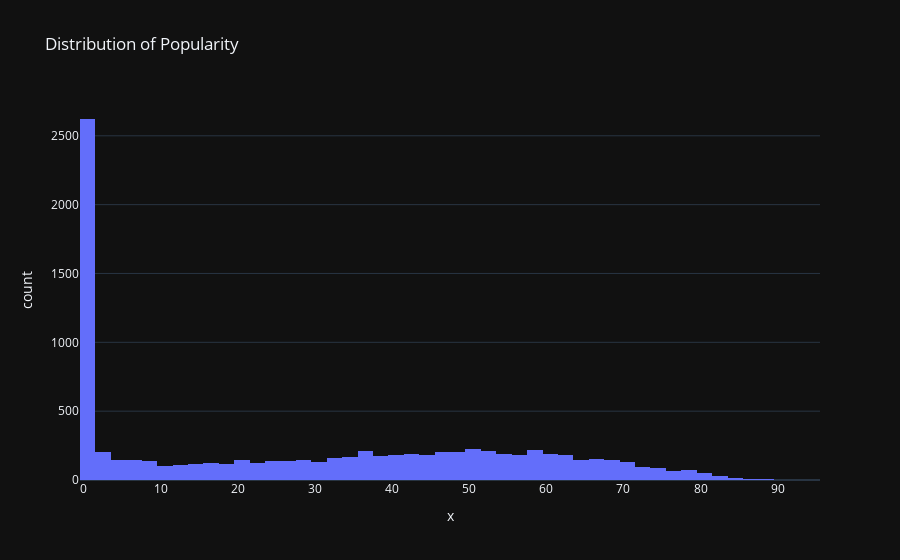

The cell this chart's notebook holds for it:
### Code cell
px.histogram(x=df['popularity'], title='Distribution of Popularity', labels={'popularity': 'Popularity'}, template='plotly_dark')

### Figure 1 — Plotly figure (JSON) as saved in the notebook; plotly's stock layout.template omitted (floating-point values rounded to 4 significant figures; data arrays with more than 128 entries replaced by an {"elided": "..."} marker saying what was removed)
{"data": [{"bingroup": "x", "hovertemplate": "x=%{x}<br>count=%{y}<extra></extra>", "legendgroup": "", "marker": {"color": "#636efa", "pattern": {"shape": ""}}, "name": "", "orientation": "v", "showlegend": false, "type": "histogram", "x": {"elided": "8698 int values"}, "xaxis": "x", "yaxis": "y"}], "layout": {"barmode": "relative", "legend": {"tracegroupgap": 0}, "title": {"text": "Distribution of Popularity"}, "xaxis": {"anchor": "y", "domain": [0, 1], "title": {"text": "x"}}, "yaxis": {"anchor": "x", "domain": [0, 1], "title": {"text": "count"}}}}
